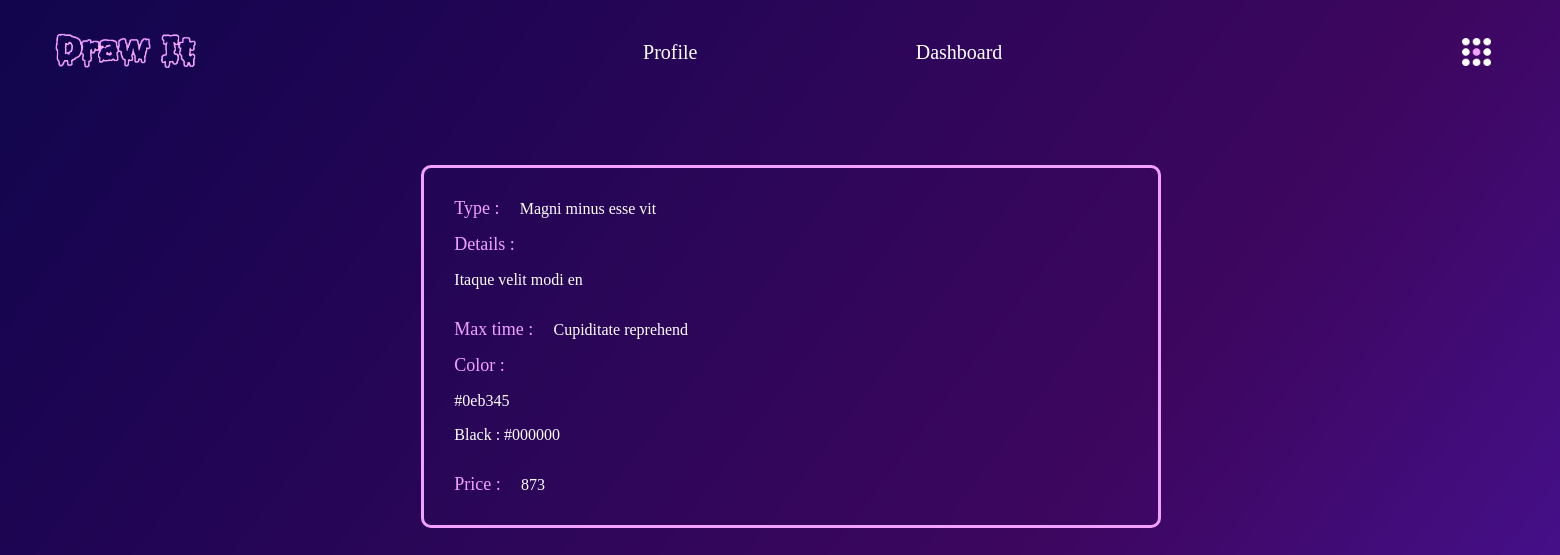
/code/pages/details/26 (signed in), run on the app's committed database.
### tables this page shows
CREATE TABLE `jobs` (
  `id_job` int(11) NOT NULL,
  `type` varchar(100) NOT NULL,
  `favcolor` varchar(100) NOT NULL,
  `delay` varchar(100) NOT NULL,
  `price` varchar(100) NOT NULL,
  `description` varchar(1000) NOT NULL,
  `creator` int(11) NOT NULL,
  `requests` int(11) NOT NULL DEFAULT 0
);

### code/app/libraries/core.php (called while the page is built, shortened)
<?php
class core
{
    protected $method = 'index';
    public function __construct()
    {
        $url = $this->getUrl();
        if (isset($url[0])) {
            if (file_exists('../app/controller/' . $url[0] . '.controller.php')) {
                unset($url[0]);
            }
        }
        $this->controller = new $this->controller;
        if (isset($url[1])) {
            if (method_exists($this->controller, $url[1])) {
                $this->method = $url[1];
                unset($url[1]);
            }
        }
        $this->param = $url ? array_values($url) : [];
        call_user_func_array([$this->controller, $this->method], $this->param);
    }
    public function getUrl()
    {
        if (isset($_GET['url'])) {
            $url = $_GET['url'];
            $url = filter_var($url, FILTER_SANITIZE_URL);
            $url = rtrim($url, '/');
            $url = explode('/', $url);
            return $url;
        }
    }
}

### code/public/index.php (called while the page is built, shortened)
<?php
    $ROUT = new core();

### code/app/libraries/database.php (called while the page is built, shortened)
<?php
class database
{
    private $host = db_host;
    private $user = db_user;
    private $psw = db_psw;
    private $dbName = db_name;
    private $conn;
    private $stmt;
    public function __construct()
    {
        $dns = 'mysql:host=' . $this->host . ';dbname=' . $this->dbName;
        try {
            $this->conn = new PDO($dns, $this->user, $this->psw);
            $this->conn->setAttribute(PDO::ATTR_ERRMODE, PDO::ERRMODE_EXCEPTION);
        } catch (PDOException $e) {
            echo "Connection failed: " . $e->getMessage();
        }
    }
    public function query($sql)
    {
        $this->stmt = $this->conn->prepare($sql);
    }
    public function bind($param, $value, $type = null)
    {
        if (is_null($type)) {
            switch (true) {
                default:
                    $type = pdo::PARAM_STR;
            }
        }
        $this->stmt->bindValue($param, $value, $type);
    }
    public function fetchAll()
    {
        $this->stmt->execute();
        $results = $this->stmt->fetchAll(PDO::FETCH_OBJ);
        return $results;
    }
}

### code/app/model/job.model.php (called while the page is built, shortened)
<?php
class job extends database
{
    public function __construct()
    {
        $this->db= new database;
    }
    public function getJobById($id){
        $this->db->query("SELECT jobs.*,users.fname,users.lname from jobs INNER JOIN users on jobs.creator = users.id_user WHERE id_job = :id");
        $this->db->bind(':id', $id);
        $job = $this->db->fetchAll();
        return $job;
    }
}

### code/app/view/client/details.view.php (the view)
<?php include APPROOT . '/view/include-client/header.php'; ?>
<div class="content-details">
    <?php
    if (isset($data["job"])){
     foreach ($data["job"] as $item){ ?>
    <div class="details">
        <div class="line">
        <label for="type">Type :</label>
        <p class="line-content"><?php echo $item->type; ?></p>
        </div>
        <div class="">
        <label for="Details">Details :</label><br/>
        <p><?php echo $item->description; ?></p>
        </div>
        <div class="line">
        <label for="type">Max time :</label>
        <p class="line-content"><?php echo $item->delay; ?></p>
        </div>
        <div class="">
        <label for="Color">Color :</label>
        <p><?php echo $item->favcolor; ?></p>
        <p>Black : #000000</p>
        </div>
        <div class="line">
        <label for="Price">Price :</label>
        <p class="line-content"><?php echo $item->price; ?></p>
        </div>
        <?php }}?>
    </div>
</div>

### code/public/css/dashboard.css (style rules this page uses)
.dashboard-page { background-image: url(../img/back.png); background-repeat: no-repeat; background-size: cover; height: 94vh; width: 98vw; overflow: hidden; }

### code/public/css/details.css (style rules this page uses)
.details { border: solid 3px #f3a1ff; padding: 1% 2%; border-radius: 10px; font-family: "Itim", cursive; width: 44%; margin-left: 27%; margin-top: 6%; }
.details label ,.jobCreate label { font-size: 18px; color: #F3A1FF; }
.line { display: flex; align-items: center; }
.line-content { margin-left: 3%; }
.details p ,.jobCreate p { color:white; }

### data on the page
jobs: type "Magni minus esse vit", description "Itaque velit modi en", delay "Cupiditate reprehend", favcolor "#0eb345", price "873"
